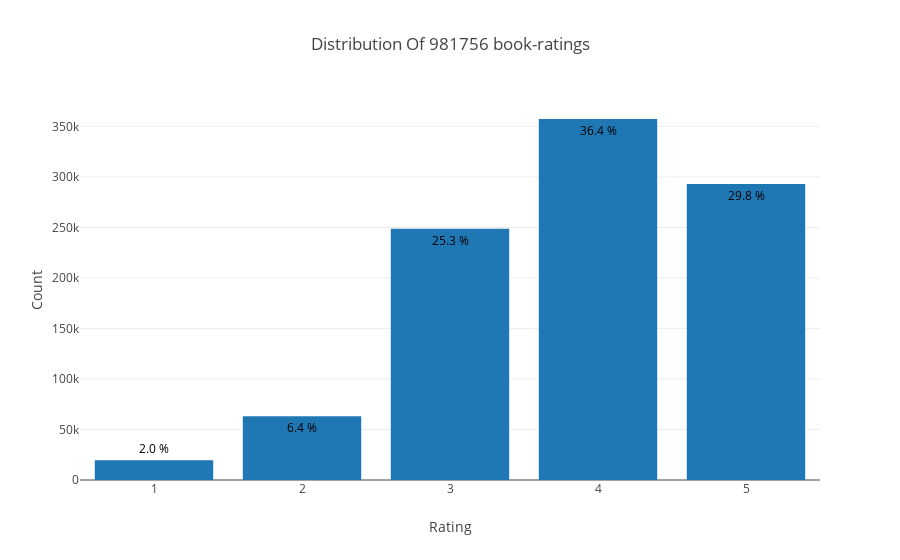

Notebook code for this chart:
### Markdown cell above
## visualizing the data

### Code cell
from plotly.offline import init_notebook_mode, plot, iplot
import plotly.graph_objs as go
init_notebook_mode(connected=True)

data = ratings['rating'].value_counts().sort_index(ascending=False)
trace = go.Bar(x = data.index,
               text = ['{:.1f} %'.format(val) for val in (data.values / ratings.shape[0] * 100)],
               textposition = 'auto',
               textfont = dict(color = '#000000'),
               y = data.values,
               )
# Create layout
layout = dict(title = 'Distribution Of {} book-ratings'.format(ratings.shape[0]),
              xaxis = dict(title = 'Rating'),
              yaxis = dict(title = 'Count'))
# Create plot
fig = go.Figure(data=[trace], layout=layout)
iplot(fig)

### Figure 1 — Plotly figure (JSON) as saved in the notebook; plotly's stock layout.template omitted (floating-point values rounded to 4 significant figures)
{"data": [{"text": ["29.8 %", "36.4 %", "25.3 %", "6.4 %", "2.0 %"], "textfont": {"color": "#000000"}, "textposition": "auto", "type": "bar", "x": [5, 4, 3, 2, 1], "y": [292961, 357366, 248623, 63231, 19575]}], "layout": {"title": "Distribution Of 981756 book-ratings", "xaxis": {"title": "Rating"}, "yaxis": {"title": "Count"}}}
